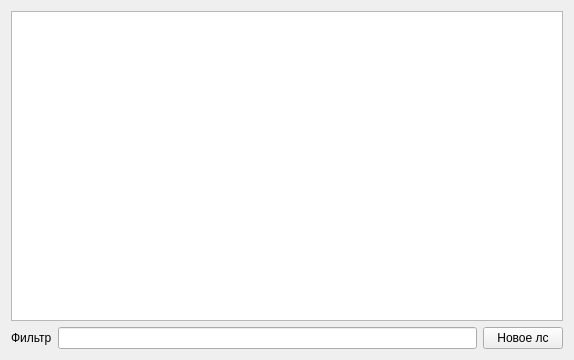
<?xml version="1.0" encoding="UTF-8"?>
<ui version="4.0">
 <class>add_drug_form</class>
 <widget class="QWidget" name="add_drug_form">
  <property name="geometry">
   <rect>
    <x>0</x>
    <y>0</y>
    <width>574</width>
    <height>360</height>
   </rect>
  </property>
  <property name="windowTitle">
   <string>Form</string>
  </property>
  <layout class="QGridLayout" name="gridLayout">
   <item row="0" column="0" colspan="3">
    <widget class="QTableWidget" name="drugsTable">
     <property name="sortingEnabled">
      <bool>true</bool>
     </property>
    </widget>
   </item>
   <item row="1" column="0">
    <widget class="QLabel" name="label">
     <property name="text">
      <string>Фильтр</string>
     </property>
    </widget>
   </item>
   <item row="1" column="1">
    <widget class="QLineEdit" name="filter_text"/>
   </item>
   <item row="1" column="2">
    <widget class="QPushButton" name="newDrugBtn">
     <property name="text">
      <string>Новое лс</string>
     </property>
    </widget>
   </item>
  </layout>
 </widget>
 <resources/>
 <connections/>
</ui>
